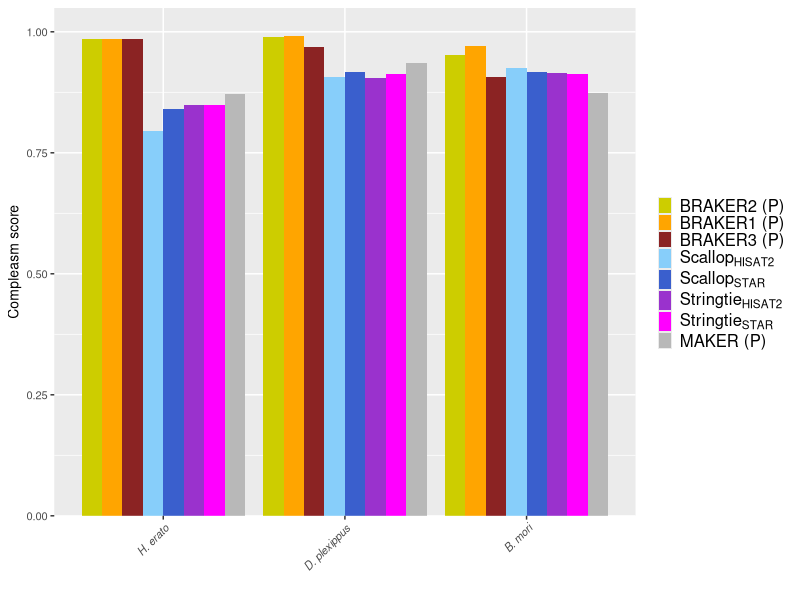
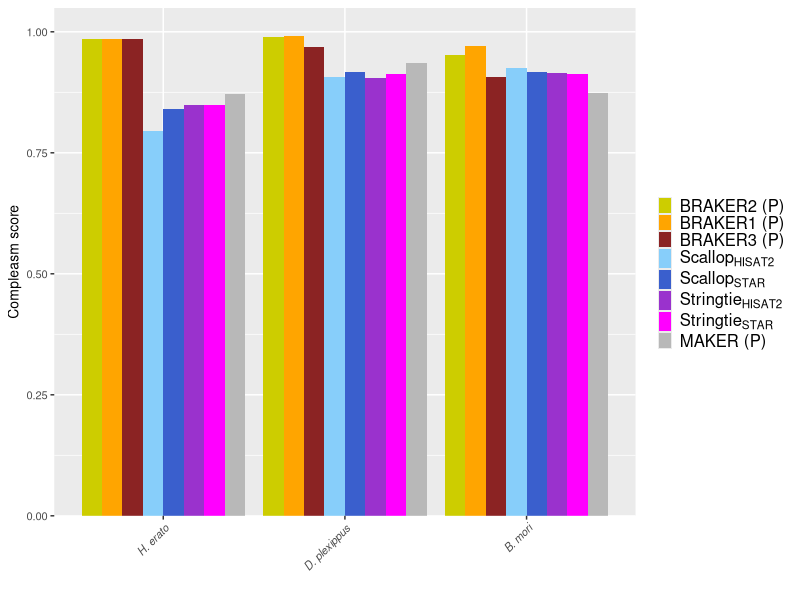

These charts were generated, in order, by the following R code:
## ---- chunk 1
currentdir=getwd()
setwd(currentdir)
library(tidyverse)
## ---- chunk 2
annotations <-read_csv("../../data/Table_S3.csv")
annotations <- annotations %>% filter(!method %in% c("BrkProt-unfilt","BrkProt-fullsupport","BrkRNA-unfilt",
                                                     "BrkRNA-fullsupport","CGPdenovo","TSEBRA","MakerNoRnaNoEvm",
                                                     "MakerRnaEvm","MakerNoRnaEvm")) 

heliconine_labels<-c("BRAKER2 (P)","BRAKER1 (P)","BRAKER3 (P)",expression(Scallop[HISAT2]),expression(Scallop[STAR]),expression(Stringtie[HISAT2]),expression(Stringtie[STAR]),"MAKER (P)")

annotations$method <- factor(annotations$method,levels=c("BrkProt","BrkRNA","Braker3","CGPprotein","CGPrnaseq",
                                           "ScalHisat","ScalStar","StrHisat","StrStar","MakerRnaNoEvm","TOGA","liftoff"))

annotations <- annotations %>% mutate(species = str_replace(species, "dmelanogaster", "D. melanogaster")) %>%
     mutate(species = str_replace(species, "dpseudoobscura", "D. pseudoobscura")) %>%  
     mutate(species = str_replace(species, "dyakuba", "D. yakuba")) %>%
     mutate(species = str_replace(species, "alyrata", "A. lyrata")) %>%
     mutate(species = str_replace(species, "athaliana", "A. thaliana")) %>%
     mutate(species = str_replace(species, "boleracea", "B. oleracea")) %>%
     mutate(species = str_replace(species, "crubella", "C. rubella")) %>%
     mutate(species = str_replace(species, "osativa", "O. sativa")) %>%
     mutate(species = str_replace(species, "sitalica", "S. italica")) %>%
     mutate(species = str_replace(species, "bdistachyon", "B. distachyon")) %>%
     mutate(species = str_replace(species, "zmays", "Z. mays")) %>%
     mutate(species = str_replace(species, "bmori", "B. mori")) %>%
     mutate(species = str_replace(species, "herato", "H. erato")) %>%
     mutate(species = str_replace(species, "dplexippus", "D. plexippus")) %>%
     mutate(species = str_replace(species, "human", "H. sapiens")) %>%
     mutate(species = str_replace(species, "macaque", "M. mulatta")) %>%
     mutate(species = str_replace(species, "dog", "C. familiaris")) %>%
     mutate(species = str_replace(species, "mouse", "M. musculus")) %>%
     mutate(species = str_replace(species, "chicken", "G. gallus")) %>%
     mutate(species = str_replace(species, "quail", "C. japonica")) %>%
     mutate(species = str_replace(species, "mallard", "A. platyrhynchos"))


annotations <- annotations %>% mutate_at(vars(species),factor,levels=c("D. melanogaster",
              "D. yakuba", "D. pseudoobscura","A. thaliana", "A. lyrata","C. rubella","B. oleracea","Z. mays","S. italica","O. sativa",
               "B. distachyon", "G. gallus","C. japonica","A. platyrhynchos","H. sapiens","M. mulatta","M. musculus","C. familiaris","H. erato","D. plexippus","B. mori"))
## ---- chunk 3

heliconine_proteome_compleasm_barplot <- annotations %>% filter(group =="heliconines")  %>%
   filter(method %in% c("BrkProt","BrkRNA","Braker3", "ScalHisat","ScalStar","StrHisat","StrStar","MakerRnaNoEvm")) %>%  mutate(compleasm_transcriptome=replace_na(compleasm_protein,-1)) %>% ggplot() + theme(text = element_text(size = 10))  +
    geom_bar(aes(species,y=compleasm_protein,fill=method),width=0.9,stat="identity",position="dodge") +
    scale_fill_manual(labels=heliconine_labels,values=c("yellow3","orange","brown4", "lightskyblue", "royalblue3","darkorchid3", "magenta","gray72")) +
    theme(axis.text.x=element_text(angle=45, hjust=1,vjust=1,size=8,face="italic")) + 
    ylab("Compleasm score") + xlab("") + scale_y_continuous(expand=c(0,0),limits=c(0,1.05)) + 
    theme(legend.text.align = 0,legend.text=element_text(size=12),legend.spacing.y = unit(0.1, "cm"),legend.key.size= unit(0.35, "cm")) + 
    guides(fill = guide_legend(byrow = TRUE)) +
    labs(fill = "") 
    
print(heliconine_proteome_compleasm_barplot)
ggsave(heliconine_proteome_compleasm_barplot,file="Figure_S1.pdf",width=5,height=3.05)
